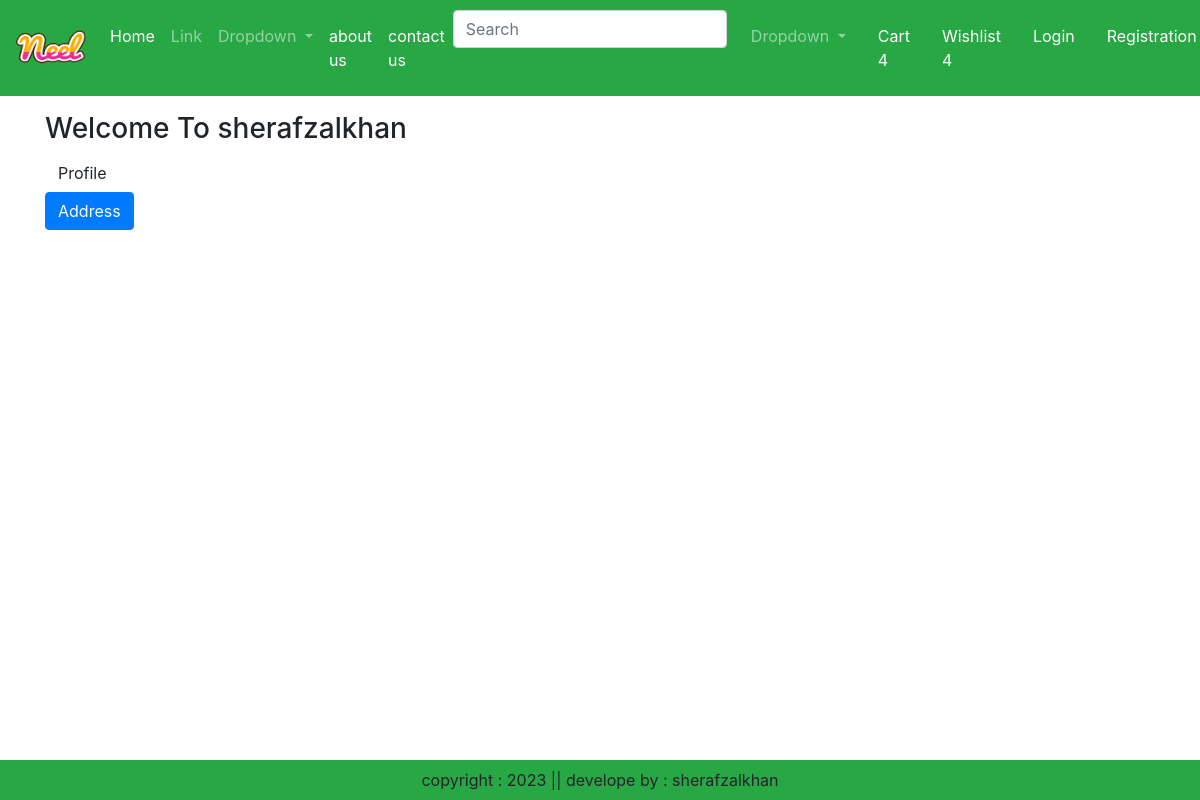
Page /address/ (signed in) on the earlier database version.
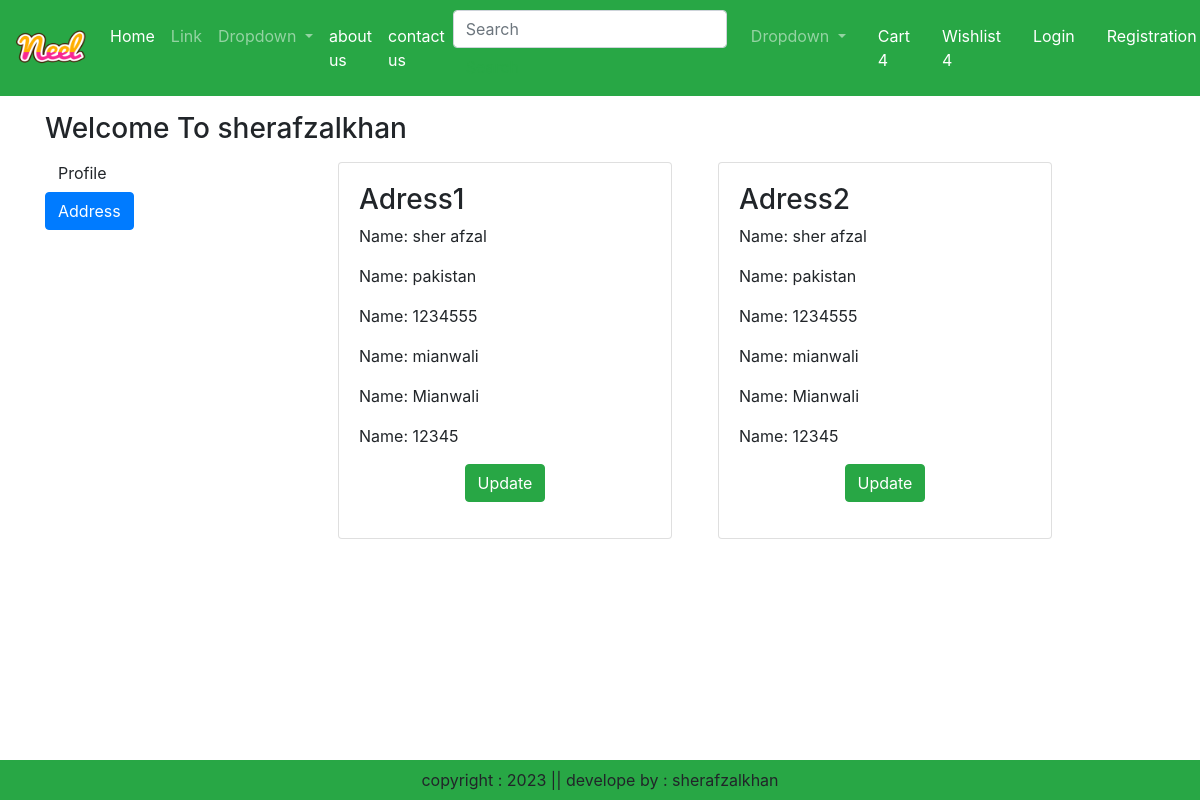
Same page on the later database version.
### app/models.py (models this page shows, shortened)
class Customer(models.Model):
    user = models.ForeignKey(User, on_delete=models.CASCADE)
    name = models.CharField(max_length=200)
    locality = models.CharField(max_length=200)
    city = models.CharField(max_length=50)
    mobile = models.IntegerField(default=0)
    zipcode = models.IntegerField()
    state = models.CharField(choices=STATE_CHOICES, max_length=100)

### app/views.py (the view)
# urls.py: path('address/', views.address, name='address'),
def address(request):
    add= Customer.objects.filter(user= request.user)
    return render(request, 'address.html', locals())

### app/templates/address.html (shortened to what this page needs)
{% extends 'base.html' %}
{% load static %}
{% block maincontent %}
<div class="container my-3">
    <h3>
        Welcome To <span class="text-capatalize"> {{request.user}}</span>
    </h3>
    <div class="row ">
        <div class="col-sm-2 border-end">
            <ul class="list-unstyled">
                <li class="d-grid"><a href="{% url 'profile' %}" class="btn ">Profile</a></li>
                <li class="d-grid"><a href="{% url 'address' %}" class="btn btn-primary">Address</a></li>
            </ul>
        </div>
        <div class="col-sm-8 offset-sm-1">
            <div class='row'>
                {% for ad in add %}
                    <div class='col-sm-6'>
                        <div class='card m-2'>
                            <div class='card-body'>
                                <h3>Adress{{forloop.counter}}</h3>
                                <p>Name: {{ad.name}}</p>
                                <p>Name: {{ad.locality}}</p>
                                <p>Name: {{ad.mobile}}</p>
                                <p>Name: {{ad.city}}</p>
                                <p>Name: {{ad.state}}</p>
                                <p>Name: {{ad.zipcode}}</p>
                                <p class="text-center"><a href="{% url 'updateAddress' pk=ad.id %}" type="button" class="btn btn-success">Update</a></p>
                            </div>
                        </div>
                    </div>
                {% endfor %}
            </div>
        </div>
    </div>
</div>
{%endblock maincontent%}

### app/templates/base.html (shortened to what this page needs)
<!DOCTYPE html>
<html lang="en">
<head>
    {% load static %}
    <link rel="stylesheet" href="{%static 'css/owl.carousel.min.css'%}">
    <link rel="stylesheet" href="{%static 'css/all.min.css'%}">
    <link rel="stylesheet" href="{%static 'css/style.css'%}">
    <link rel="stylesheet" href="https://cdn.jsdelivr.net/npm/bootstrap@4.4.1/dist/css/bootstrap.min.css"
>
</head>
<body>
    <nav class="navbar navbar-expand-lg navbar-dark bg-success">
        <a class="navbar-brand" href="#">
          <img src="{%static 'images/products/Neel.png'%}" width="70" height = "70">
        </a>
        <div class="collapse navbar-collapse" id="navbarSupportedContent">
          <ul class="navbar-nav mr-auto">
            <li class="nav-item active">
              <a class="nav-link" href="{% url 'home' %}">Home <span class="sr-only">(current)</span></a>
            </li>
            <li class="nav-item">
              <a class="nav-link" href="#">Link</a>
            </li>
            <li class="nav-item dropdown">
              <a class="nav-link dropdown-toggle" href="#" id="navbarDropdown" role="button" data-toggle="dropdown" aria-haspopup="true" aria-expanded="false">
                Dropdown
              </a>
            </li>
            <li class="nav-item">
              <a class="nav-link text-white" href="{% url 'about' %}">about us</a>
            </li>
            <li class="nav-item">
              <a class="nav-link text-white" href="{% url 'contact' %}">contact us</a>
            </li>
          </ul>
          <form class="form-inline my-2 my-lg-0">
            <input class="form-control mr-sm-2" type="search" placeholder="Search" aria-label="Search">
            <button class="btn btn-outline-success my-2 my-sm-0" type="submit">Search</button>
          </form>
          <ul class="navbar-nav me-auto mb-2 mb-lg-0">
            <li class="nav-item dropdown mx-2">
              <a class="nav-link dropdown-toggle" href="#" id="navbarDropdown" role="button" data-toggle="dropdown" aria-haspopup="true" aria-expanded="false">
                Dropdown
              </a>
            </li>
            <li class="nav-item mx-2">
              <a href="#" class="nav-link text-white">Cart 4</a>
            </li>
            <li class="nav-item mx-2">
              <a href="#" class="nav-link text-white">Wishlist 4</a>
            </li>
            <li class="nav-item mx-2">
              <a href="{% url 'login' %}" class="nav-link text-white">Login</a>
            </li>
            <li class="nav-item mx-2">
              <a href="{% url 'customerregistration' %}" class="nav-link text-white">Registration</a>
            </li>
          </ul>
        </div>
      </nav>
      {% block maincontent %}{% endblock maincontent %}
      <footer class="container-fluid bg-success text-center p-2 mt-s fixed-bottom">copyright : 2023 || develope by : sherafzalkhan</footer>
</body>
</html>

Differences in the rows shown:
added Customer: name "sher afzal", locality "pakistan", mobile "1234555", city "mianwali", state "Mianwali", zipcode "12345"
added Customer: name "sher afzal", locality "pakistan", mobile "1234555", city "mianwali", state "Mianwali", zipcode "12345"
